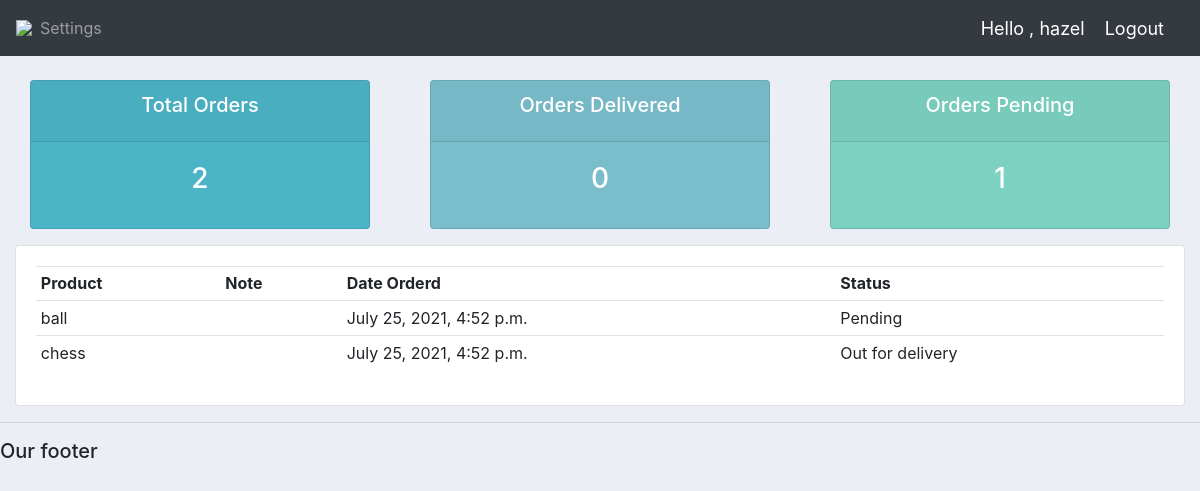
/user/ (signed in), run on the app's committed database.
### accounts/models.py (models this page shows, shortened)
class Order(models.Model):
	STATUS = (
			('Pending', 'Pending'),
			('Out for delivery', 'Out for delivery'),
			('Delivered', 'Delivered'),
			)
	customer = models.ForeignKey(Customer, null=True, on_delete= models.SET_NULL)
	product = models.ForeignKey(Product, null=True, on_delete= models.SET_NULL)
	date_created = models.DateTimeField(auto_now_add=True, null=True)
	status = models.CharField(max_length=200, null=True, choices=STATUS)

class Product(models.Model):
	CATEGORY = (
			('Indoor', 'Indoor'),
			('Out Door', 'Out Door'),
			)
	name = models.CharField(max_length=200, null=True)
	price = models.FloatField(null=True)
	category = models.CharField(max_length=200, null=True, choices=CATEGORY)
	description = models.CharField(max_length=200, null=True, blank=True)
	date_created = models.DateTimeField(auto_now_add=True, null=True)
	tags = models.ManyToManyField(Tag)
	def __str__(self):
		return self.name

### accounts/decorators.py (the view)
		def wrapper_func(request, *args, **kwargs):
			group = None
			if request.user.groups.exists():
				group = request.user.groups.all()[0].name
			if group in allowed_roles:
				return view_func(request, *args, **kwargs)
			else:
				return HttpResponse('You are not authorized to view this page')

### accounts/views.py (called while the page is built)
@login_required(login_url='login')
@allowed_users(allowed_roles=['customer'])
def userPage(request):
	orders=request.user.customer.order_set.all()
	total_orders = orders.count()
	delivered = orders.filter(status='Delivered').count()
	pending = orders.filter(status='Pending').count()
	context = {'orders':orders,
	'total_orders':total_orders,'delivered':delivered,
	'pending':pending }
	return render(request, 'accounts/user.html', context)

### accounts/templates/accounts/user.html
{%  extends 'accounts/main.html' %}
{% block content %}
{%  include 'accounts/status.html' %}
<div class="row">
	<div class="col-md">
		<div class="card card-body">
			<table class="table table-sm">
				<tr>
					<th>Product</th>
					<th>Note</th>
					<th>Date Orderd</th>
					<th>Status</th>
				</tr>
				{% for order in orders %}
				<tr>
					<td>{{order.product}}</td>
					<td>{{order.note}}</td>
					<td>{{order.date_created}}</td>
					<td>{{order.status}}</td>
				</tr>
				{% endfor %}
			</table>
		</div>
	</div>
</div>
{% endblock content %}

### accounts/templates/accounts/navbar.html (shortened to what this page needs)
{% load static %}
<nav class="navbar navbar-expand-lg navbar-dark bg-dark">
    <img src="{% static 'images/t1.jpg' %}">
    <div class="collapse navbar-collapse" id="navbarNav">
      <ul class="navbar-nav">
        {% if request.user.is_staff %}
      <li class="nav-item active">
        <a class="nav-link" href="{% url 'home' %}">Dashboard</a>
      </li>
      <li class="nav-item">
        <a class="nav-link" href="{% url 'products' %}">Products</a>
      </li>
      {% else %}
       <li class="nav-item">
        <a class="nav-link" href="{% url 'account' %}">Settings</a>
      </li>
      {% endif %}
      </ul>
    </div>
    <span class="msg">Hello , {{request.user}}</span>
    <span ><a class="msg" href="{% url 'logout' %}">Logout</a></span>
  </nav>

### static/css/main.css (style rules this page uses)
body { background-color: #ebeff5; }

### accounts/templates/accounts/navbar.html (style rules this page uses)
.msg { font-size: 18px; color: #fff; margin-right: 20px; }

### data on the page
Order: product "ball", date_created "July 25, 2021, 4:52 p.m.", status "Pending"
Order: product "chess", date_created "July 25, 2021, 4:52 p.m.", status "Out for delivery"

### other printed values
{{ request.user }} "hazel"
{{ total_orders }} "2"
{{ delivered }} "0"
{{ pending }} "1"
